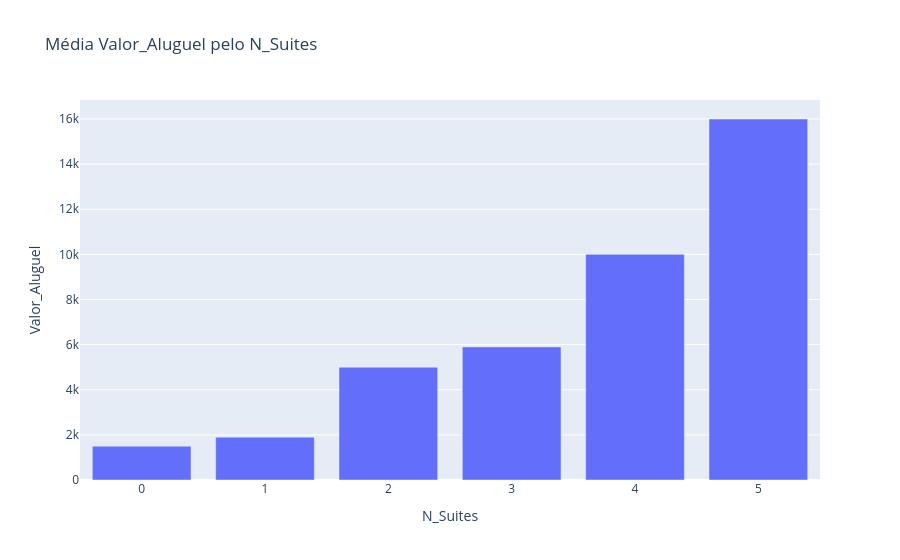

This figure's notebook cell:
### Code cell
mediana = df.groupby('N_Suites')['Valor_Aluguel'].median().reset_index()

fig = px.bar(mediana, x='N_Suites', y='Valor_Aluguel',
            title='Média Valor_Aluguel pelo N_Suites')
fig.show()

### Figure 1 — Plotly figure (JSON) as saved in the notebook; plotly's stock layout.template omitted (floating-point values rounded to 4 significant figures)
{"data": [{"hovertemplate": "N_Suites=%{x}<br>Valor_Aluguel=%{y}<extra></extra>", "legendgroup": "", "marker": {"color": "#636efa", "pattern": {"shape": ""}}, "name": "", "orientation": "v", "showlegend": false, "textposition": "auto", "type": "bar", "x": [0, 1, 2, 3, 4, 5], "xaxis": "x", "y": [1500.0, 1900.0, 5000.0, 5900.0, 10000.0, 16000.0], "yaxis": "y"}], "layout": {"barmode": "relative", "legend": {"tracegroupgap": 0}, "title": {"text": "Média Valor_Aluguel pelo N_Suites"}, "xaxis": {"anchor": "y", "domain": [0, 1], "title": {"text": "N_Suites"}}, "yaxis": {"anchor": "x", "domain": [0, 1], "title": {"text": "Valor_Aluguel"}}}}
